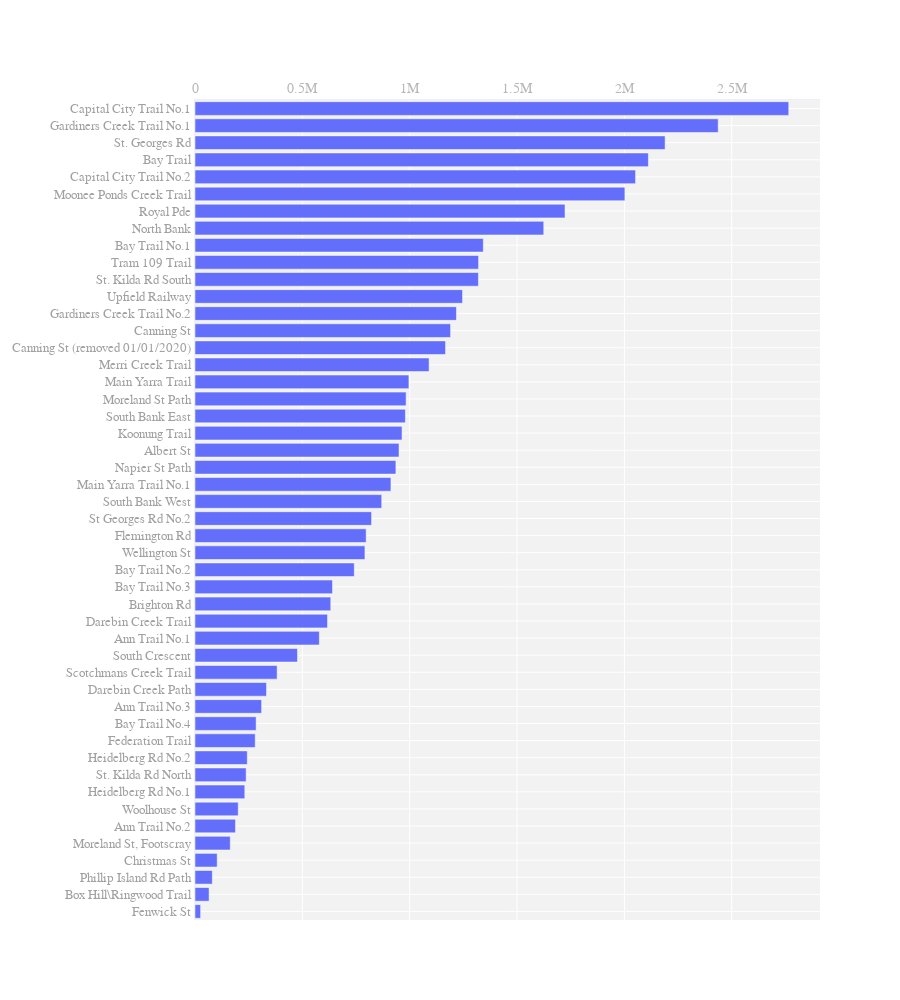

This figure's notebook cell:
### Code cell
#'SSC_NAME_2016'
df_sensor = df_merge.groupby(['LOCATION_DESC'])["Total_cyclists"]\
                    .agg(sum)\
                    .sort_index(ascending=False)\
                    .sort_values()\
                    .reset_index()

df_sensor['Cyclist_percentage'] = df_sensor.apply(lambda x: \
                                    100* x.Total_cyclists/df_sensor.Total_cyclists.sum(),axis=1)


fig = go.Figure()
fig.add_trace(go.Bar(x=df_sensor.Total_cyclists, 
                       y=df_sensor.LOCATION_DESC,
                       orientation='h',
                       customdata =df_sensor.Cyclist_percentage,
                       hovertemplate =(
                           '<b>%{y}</b><br>'
                           'Total cyclists: <b>%{x:,}</b><br>'+
                           'Network share: <b>%{customdata:.1f}%<extra></extra></b>')
                      )
               )

fig.update_yaxes(title= None, showgrid = True, showticklabels = True,
                 showline=True)

fig.update_xaxes( color = '#b8b8b8',
                 showgrid = True, showticklabels = True,
                 showline=True)

fig.for_each_annotation(lambda a: a.update(text=a.text.split("=")[-1]))

fig.update_layout(height = 1000)
fig.update_layout(yaxis = dict(tickfont = dict(family='Arial',size=13, color = '#a0a1a3'),gridcolor='White'),
                  xaxis = dict(tickfont = dict(family='Arial',size=14, color = '#b8b8b8'),gridcolor='White'),
                  hoverlabel=dict(font=dict(family='Arial', size=14)))

fig.update_layout(hoverlabel=dict(bgcolor="white",
                                  font_size=14,
                                  font_family="Arial",
                                  font_color='#a0a1a3',
                                  bordercolor="rgba(255,255,255,255)"),
                 plot_bgcolor='#f2f2f2')
                            
#fig.update_traces(width=0.9)        
fig.update_layout(barmode='stack', bargap=0.20)
fig.update_yaxes(showticklabels=True, visible=True)
fig.layout.xaxis.side='top'
fig.show()

fig.write_html(f'{visuals}Sensor_by_volume.html')

### Figure 1 — Plotly figure (JSON) as saved in the notebook; plotly's stock layout.template omitted (floating-point values rounded to 4 significant figures)
{"data": [{"customdata": [0.06036, 0.1504, 0.1851, 0.2369, 0.3766, 0.4325, 0.4615, 0.5318, 0.5462, 0.5581, 0.643, 0.6528, 0.7113, 0.7637, 0.8769, 1.094, 1.327, 1.415, 1.449, 1.468, 1.7, 1.814, 1.827, 1.885, 1.993, 2.092, 2.145, 2.178, 2.21, 2.246, 2.254, 2.284, 2.499, 2.675, 2.729, 2.791, 2.856, 3.026, 3.028, 3.078, 3.723, 3.95, 4.589, 4.703, 4.84, 5.019, 5.585, 6.338], "hovertemplate": "<b>%{y}</b><br>Total cyclists: <b>%{x:,}</b><br>Network share: <b>%{customdata:.1f}%<extra></extra></b>", "orientation": "h", "type": "bar", "x": [26336, 65607, 80780, 103349, 164304, 188728, 201360, 232019, 238316, 243490, 280533, 284815, 310371, 333212, 382616, 477490, 579098, 617416, 632433, 640571, 741928, 791557, 797350, 822550, 869794, 912708, 935788, 950351, 964380, 980020, 983319, 996385, 1090362, 1167067, 1190498, 1217861, 1246284, 1320155, 1320973, 1343008, 1624439, 1723510, 2002388, 2052208, 2111886, 2189712, 2436999, 2765599], "y": ["Fenwick St", "Box Hill\\Ringwood Trail", "Phillip Island Rd Path", "Christmas St", "Moreland St, Footscray", "Ann Trail No.2", "Woolhouse St", "Heidelberg Rd No.1", "St. Kilda Rd North", "Heidelberg Rd No.2", "Federation Trail", "Bay Trail No.4", "Ann Trail No.3", "Darebin Creek Path", "Scotchmans Creek Trail", "South Crescent", "Ann Trail No.1", "Darebin Creek Trail", "Brighton Rd", "Bay Trail No.3", "Bay Trail No.2", "Wellington St", "Flemington Rd", "St Georges Rd No.2", "South Bank West", "Main Yarra Trail No.1", "Napier St Path", "Albert St", "Koonung Trail", "South Bank East", "Moreland St Path", "Main Yarra Trail", "Merri Creek Trail", "Canning St (removed 01/01/2020)", "Canning St", "Gardiners Creek Trail No.2", "Upfield Railway", "St. Kilda Rd South", "Tram 109 Trail", "Bay Trail No.1", "North Bank", "Royal Pde", "Moonee Ponds Creek Trail", "Capital City Trail No.2", "Bay Trail", "St. Georges Rd", "Gardiners Creek Trail No.1", "Capital City Trail No.1"]}], "layout": {"bargap": 0.2, "barmode": "stack", "height": 1000, "hoverlabel": {"bgcolor": "white", "bordercolor": "rgba(255,255,255,255)", "font": {"color": "#a0a1a3", "family": "Arial", "size": 14}}, "plot_bgcolor": "#f2f2f2", "xaxis": {"color": "#b8b8b8", "gridcolor": "White", "showgrid": true, "showline": true, "showticklabels": true, "side": "top", "tickfont": {"color": "#b8b8b8", "family": "Arial", "size": 14}}, "yaxis": {"gridcolor": "White", "showgrid": true, "showline": true, "showticklabels": true, "tickfont": {"color": "#a0a1a3", "family": "Arial", "size": 13}, "title": {}, "visible": true}}}
